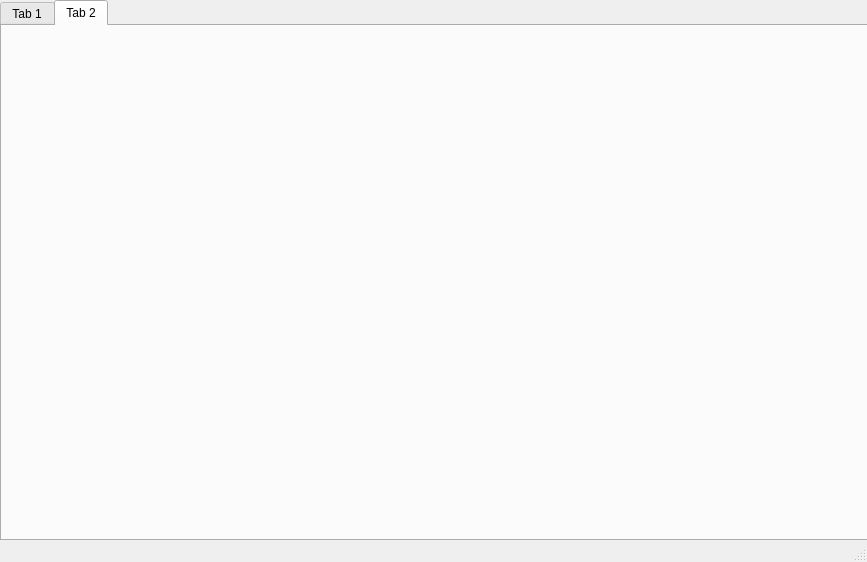
<?xml version="1.0" encoding="UTF-8"?>
<ui version="4.0">
 <class>MainWindow</class>
 <widget class="QMainWindow" name="MainWindow">
  <property name="geometry">
   <rect>
    <x>0</x>
    <y>0</y>
    <width>867</width>
    <height>562</height>
   </rect>
  </property>
  <property name="windowTitle">
   <string>MainWindow</string>
  </property>
  <widget class="QWidget" name="centralwidget">
   <widget class="QTabWidget" name="tabWidget">
    <property name="geometry">
     <rect>
      <x>0</x>
      <y>0</y>
      <width>871</width>
      <height>541</height>
     </rect>
    </property>
    <property name="currentIndex">
     <number>1</number>
    </property>
    <widget class="QWidget" name="tab">
     <attribute name="title">
      <string>Tab 1</string>
     </attribute>
     <widget class="QPlainTextEdit" name="console">
      <property name="geometry">
       <rect>
        <x>60</x>
        <y>150</y>
        <width>721</width>
        <height>141</height>
       </rect>
      </property>
     </widget>
    </widget>
    <widget class="QWidget" name="tab_2">
     <attribute name="title">
      <string>Tab 2</string>
     </attribute>
     <widget class="My3DWindow" name="widget" native="true">
      <property name="geometry">
       <rect>
        <x>20</x>
        <y>70</y>
        <width>751</width>
        <height>341</height>
       </rect>
      </property>
     </widget>
    </widget>
   </widget>
  </widget>
  <widget class="QMenuBar" name="menubar">
   <property name="geometry">
    <rect>
     <x>0</x>
     <y>0</y>
     <width>867</width>
     <height>25</height>
    </rect>
   </property>
  </widget>
  <widget class="QStatusBar" name="statusbar"/>
 </widget>
 <customwidgets>
  <customwidget>
   <class>My3DWindow</class>
   <extends>QWidget</extends>
   <header>my3dwindow.h</header>
   <container>1</container>
  </customwidget>
 </customwidgets>
 <resources/>
 <connections/>
</ui>
